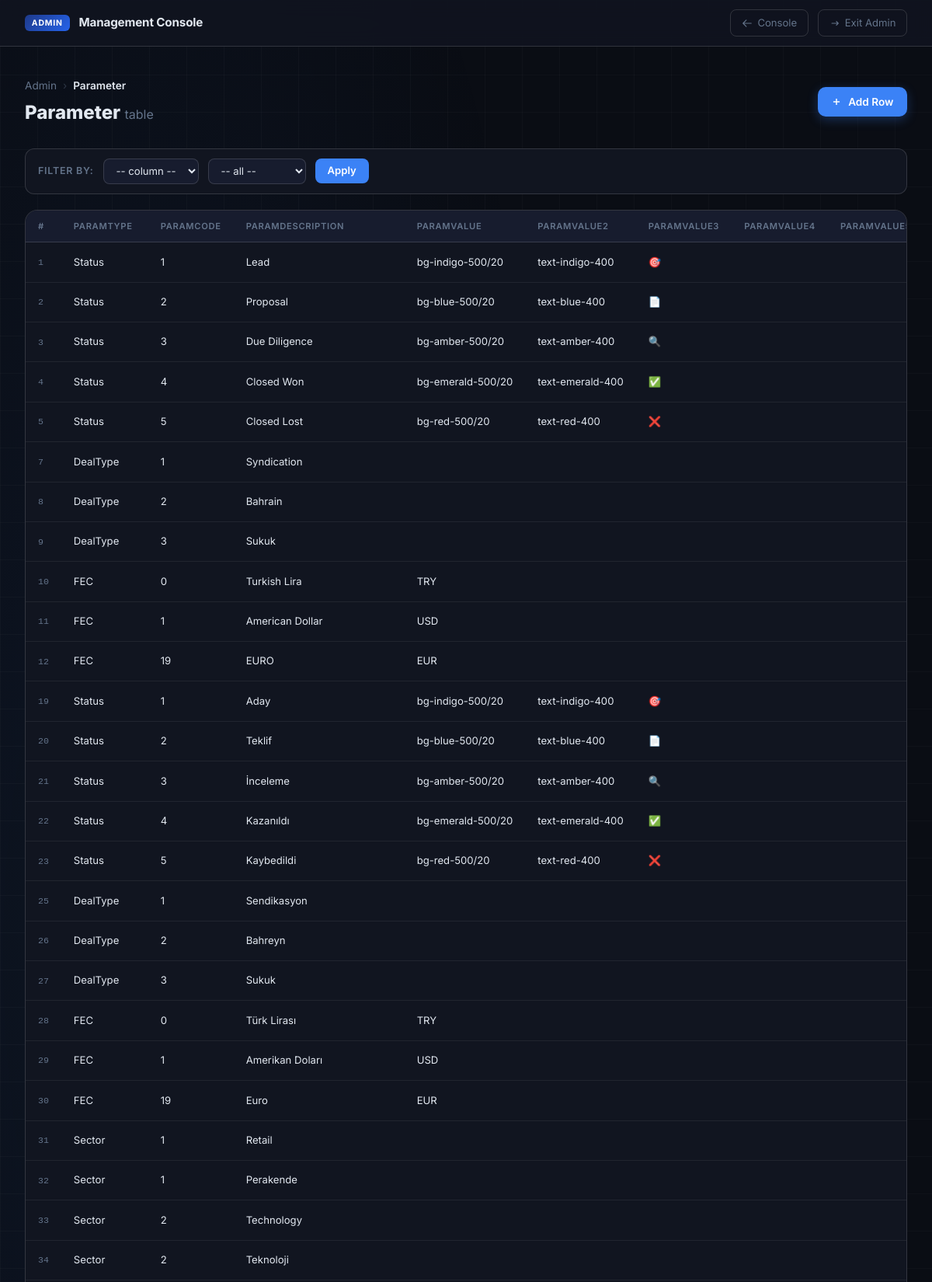
The app's page /admin/edit/Parameter (upper part) with its own data.
### tables this page shows
CREATE TABLE "Parameter" (
	"ParamType"	TEXT,
	"ParamCode"	TEXT,
	"ParamDescription"	TEXT,
	"ParamValue"	TEXT,
	"ParamValue2"	TEXT,
	"ParamValue3"	TEXT,
	"ParamValue4"	TEXT,
	"ParamValue5"	TEXT,
	"ParamValue6"	TEXT,
	"ParamValue7"	TEXT
, LanguageId INTEGER DEFAULT 0);

### admin/admin_bp.py (the view)
@admin_bp.route("/edit/<table_name>")
def admin_edit(table_name):
    if table_name not in ALLOWED_TABLES:
        flash(f'Table "{table_name}" is not accessible via the Admin module.', "error")
        return redirect(url_for("admin.admin_index"))
    columns = get_table_columns(table_name)
    col_names = [c["name"] for c in columns]
    conn = get_db()
    rows = conn.execute(
        f"SELECT rowid, * FROM {table_name} ORDER BY rowid"
    ).fetchall()
    rows = [dict(r) for r in rows]
    conn.close()
    filter_col  = request.args.get("filter_col", "")
    filter_val  = request.args.get("filter_val", "")
    if filter_col and filter_col in col_names and filter_val:
        rows = [r for r in rows if str(r.get(filter_col, "")) == filter_val]
    filter_options: dict[str, list] = {}
    if table_name == "Parameter":
        filter_options["ParamType"] = sorted({r["ParamType"] for r in rows if r.get("ParamType")})
        filter_options["LanguageId"] = sorted({str(r["LanguageId"]) for r in rows if r.get("LanguageId") is not None})
    elif table_name == "Dictionary":
        filter_options["LanguageId"] = sorted({str(r["LanguageId"]) for r in rows if r.get("LanguageId") is not None})
    return render_template(
        "admin_edit.html",
        table_name=table_name,
        columns=col_names,
        rows=rows,
        is_test=is_test_env(),
        filter_col=filter_col,
        filter_val=filter_val,
        filter_options=filter_options,
    )

### admin/admin_bp.py (called while the page is built)
def get_db():
    conn = sqlite3.connect(DB_PATH)
    conn.row_factory = sqlite3.Row
    return conn

def is_test_env() -> bool:
    return session.get("env", "test") == "test"

def get_table_columns(table_name: str) -> list:
    conn = get_db()
    rows = conn.execute(f"PRAGMA table_info({table_name})").fetchall()
    conn.close()
    return [dict(r) for r in rows]

### app.py (called while the page is built)
def load_query(name: str, query_dir: str = None) -> str:
    directory = query_dir if query_dir is not None else QUERY_DIR
    path = os.path.join(directory, name + ".sql")
    with open(path, "r", encoding="utf-8") as f:
        return f.read().strip()

def get_db() -> DbConnection:
    return _get_db_test()

def _get_db_test() -> DbConnection:
    conn = sqlite3.connect(DB_PATH)
    return DbConnection(conn, is_prod=False)

@app.context_processor
def inject_lang_dict():
    if not has_request_context():
        return dict(lang_dict={}, current_lang=0)
    lang_id = session.get("lang", 0)
    try:
        conn = get_db()
        rows = conn.execute(load_query("get_dictionary"), (lang_id,)).fetchall()
        conn.close()
        lang_dict = {row["Id"]: row["Description"] for row in rows}
    except Exception:
        lang_dict = {}
    return dict(lang_dict=lang_dict, current_lang=lang_id)

@app.before_request
def require_user_selection():
    if not request.endpoint or request.endpoint in ("user_login", "set_user", "static") or request.endpoint.startswith("admin."):
        return
    if "user_id" not in session:
        return redirect(url_for("user_login"))

@app.before_request
def require_env_selection():
    if not request.endpoint or request.endpoint in ("user_login", "set_user", "env_login", "set_env", "disconnect", "static") or request.endpoint.startswith("admin."):
        return
    if "env" not in session:
        return redirect(url_for("env_login"))

    def execute(self, sql: str, params=()):
        if self.is_prod:
            cur = self._conn.cursor()
            cur.execute(sql, params)
            return _ProdCursorWrapper(cur)
        return self._conn.execute(sql, params)

    def close(self):
        self._conn.close()

### admin/templates/admin_edit.html (shortened to what this page needs)
{% extends "admin_base.html" %}
{% block topbar_actions %}
<a href="/admin" class="back-link">
  <svg width="14" height="14" fill="none" stroke="currentColor" stroke-width="2" viewBox="0 0 24 24"><path stroke-linecap="round" stroke-linejoin="round" d="M10 19l-7-7m0 0l7-7m-7 7h18"/></svg>
  Console
</a>
{% endblock %}
{% block content %}
<div class="editor-header">
  <div>
    <div class="breadcrumb" style="margin-bottom:0.4rem;">
      <a href="/admin">Admin</a>
      <span class="breadcrumb-sep">›</span>
      <span class="breadcrumb-current">{{ table_name }}</span>
    </div>
    <h1 style="font-size:1.5rem;font-weight:800;margin:0;">{{ table_name }} <span style="font-size:1rem;font-weight:400;color:var(--muted);">table</span></h1>
  </div>
  {% if is_test %}
    <button class="add-row-toggle" onclick="toggleAddPanel()" id="addToggleBtn">
      <svg width="14" height="14" fill="none" stroke="#fff" stroke-width="2.5" viewBox="0 0 24 24"><line x1="12" y1="5" x2="12" y2="19"/><line x1="5" y1="12" x2="19" y2="12"/></svg>
      Add Row
    </button>
  {% endif %}
</div>
{% if filter_options %}
{% set filter_keys = filter_options.keys() | list %}
<form class="filter-bar" method="GET" action="/admin/edit/{{ table_name }}">
  <label>Filter by:</label>
  <select name="filter_col" onchange="this.form.submit()">
    <option value="">-- column --</option>
  </select>
  <select name="filter_val" onchange="this.form.submit()">
    <option value="">-- all --</option>
  </select>
  <button type="submit">Apply</button>
</form>
{% endif %}
<div class="table-wrap">
  {% if rows %}
  <div style="overflow-x:auto;">
    <table class="data-table">
      <thead>
        <tr>
          <th style="width:50px;">#</th>
          {% for col in columns %}
            <th>{{ col }}</th>
          {% endfor %}
        </tr>
      </thead>
      <tbody>
        {% for row in rows %}
        <tr id="row-{{ row.rowid }}">
          <td class="rowid-col">{{ row.rowid }}</td>
          {% for col in columns %}
            <td title="{{ row[col] or '' }}">{{ row[col] if row[col] is not none else '' }}</td>
          {% endfor %}
        </tr>
        {% endfor %}
      </tbody>
    </table>
  </div>
  {% endif %}
</div>
{% endblock %}

### admin/templates/admin_base.html (shortened to what this page needs)
<!DOCTYPE html>
<html lang="en" class="dark">
<head>
  <script src="https://cdn.tailwindcss.com"></script>
</head>
<body>
<div class="admin-layout">
  <div class="admin-topbar">
    <div class="admin-brand">
      <span class="admin-badge">Admin</span>
      Management Console
    </div>
    <div style="display:flex;align-items:center;gap:0.75rem;">
      {% block topbar_actions %}{% endblock %}
      <a href="/user-login" class="back-link">
        <svg width="14" height="14" fill="none" stroke="currentColor" stroke-width="2" viewBox="0 0 24 24"><path stroke-linecap="round" stroke-linejoin="round" d="M17 16l4-4m0 0l-4-4m4 4H7"/></svg>
        Exit Admin
      </a>
    </div>
  </div>
  <div class="admin-content">
    {% block content %}{% endblock %}
  </div>
</div>
</body>
</html>

### admin/templates/admin_base.html (style rules this page uses)
*, *::before, *::after { box-sizing: border-box; }
:root { --bg: #0a0d14; --surface: #111520; --surface2: #171c2e; --border: rgba(255,255,255,0.07); --border-hi: rgba(255,255,255,0.14); --text: #e2e8f0; --muted: #64748b; --blue: #3b82f6; --blue-glow: rgba(59,130,246,0.20); --red: #ef4444; --red-glow: rgba(239,68,68,0.15); --green: #22c55e; --amber: #f59e0b; }
html, body { min-height: 100vh; font-family: 'Inter', sans-serif; background: var(--bg); color: var(--text); }
body::before { content: ''; position: fixed; inset: 0; z-index: 0; background: radial-gradient(ellipse 80% 60% at 15% 25%, rgba(59,130,246,0.07) 0%, transparent 60%), radial-gradient(ellipse 50% 50% at 85% 75%, rgba(99,102,241,0.05) 0%, transparent 60%); pointer-events: none; }
body::after { content: ''; position: fixed; inset: 0; z-index: 0; background-image: linear-gradient(var(--border) 1px, transparent 1px), linear-gradient(90deg, var(--border) 1px, transparent 1px); background-size: 48px 48px; opacity: 0.35; pointer-events: none; }
.admin-layout { position: relative; z-index: 1; min-height: 100vh; display: flex; flex-direction: column; }
.admin-topbar { background: rgba(17,21,32,0.85); backdrop-filter: blur(12px); border-bottom: 1px solid var(--border-hi); padding: 0 2rem; height: 60px; display: flex; align-items: center; justify-content: space-between; position: sticky; top: 0; z-index: 50; }
.admin-brand { display: flex; align-items: center; gap: 0.75rem; font-size: 0.95rem; font-weight: 700; letter-spacing: -0.01em; color: var(--text); }
.admin-badge { background: linear-gradient(135deg, #1e3a8a, #2563eb); color: #fff; font-size: 0.65rem; font-weight: 700; padding: 0.2rem 0.55rem; border-radius: 6px; letter-spacing: 0.08em; text-transform: uppercase; }
.back-link { display: inline-flex; align-items: center; gap: 0.4rem; font-size: 0.82rem; color: var(--muted); text-decoration: none; padding: 0.4rem 0.85rem; border-radius: 8px; border: 1px solid var(--border-hi); transition: color .2s, border-color .2s, background .2s; }
.admin-content { flex: 1; padding: 2.5rem 2rem; max-width: 1400px; margin: 0 auto; width: 100%; }

### admin/templates/admin_edit.html (style rules this page uses)
.editor-header { display: flex; align-items: center; justify-content: space-between; flex-wrap: wrap; gap: 1rem; margin-bottom: 1.75rem; }
.breadcrumb { display: flex; align-items: center; gap: 0.5rem; font-size: 0.85rem; color: var(--muted); }
.breadcrumb a { color: var(--muted); text-decoration: none; }
.breadcrumb-sep { opacity: 0.4; }
.breadcrumb-current { color: var(--text); font-weight: 600; }
.filter-bar { display: flex; align-items: center; gap: 0.75rem; flex-wrap: wrap; background: var(--surface); border: 1px solid var(--border-hi); border-radius: 12px; padding: 0.75rem 1rem; margin-bottom: 1.25rem; }
.filter-bar label { font-size: 0.78rem; color: var(--muted); font-weight: 600; text-transform: uppercase; letter-spacing: 0.06em; }
.filter-bar select, .filter-bar input { background: var(--surface2); border: 1px solid var(--border-hi); border-radius: 8px; color: var(--text); font-size: 0.82rem; padding: 0.4rem 0.75rem; outline: none; transition: border-color .2s; }
.filter-bar button { background: var(--blue); color: #fff; border: none; border-radius: 8px; font-size: 0.82rem; font-weight: 600; padding: 0.4rem 1rem; cursor: pointer; transition: opacity .2s; }
.add-row-toggle { display: inline-flex; align-items: center; gap: 0.5rem; background: var(--blue); color: #fff; border: none; border-radius: 10px; padding: 0.55rem 1.1rem; font-size: 0.85rem; font-weight: 600; cursor: pointer; transition: opacity .2s, transform .15s; box-shadow: 0 4px 14px rgba(59,130,246,0.3); }
.table-wrap { background: var(--surface); border: 1px solid var(--border-hi); border-radius: 16px; overflow: hidden; }
.data-table { width: 100%; border-collapse: collapse; font-size: 0.82rem; }
.data-table thead th { background: var(--surface2); color: var(--muted); font-weight: 600; text-transform: uppercase; letter-spacing: 0.06em; font-size: 0.7rem; padding: 0.75rem 1rem; text-align: left; border-bottom: 1px solid var(--border-hi); white-space: nowrap; }
.data-table thead th:first-child { border-radius: 0; }
.data-table tbody tr { border-bottom: 1px solid var(--border); transition: background .15s; }
.data-table td { padding: 0.65rem 1rem; color: var(--text); vertical-align: middle; max-width: 220px; overflow: hidden; text-overflow: ellipsis; white-space: nowrap; }
.data-table td.rowid-col { color: var(--muted); font-size: 0.72rem; font-family: monospace; }

### records on screen
Parameter: rowid "1", ParamType "Status" "1" "Lead" "bg-indigo-500/20" "text-indigo-400" "🎯"
Parameter: rowid "2", ParamType "Status" "2" "Proposal" "bg-blue-500/20" "text-blue-400" "📄"
Parameter: rowid "3", ParamType "Status" "3" "Due Diligence" "bg-amber-500/20" "text-amber-400" "🔍"
Parameter: rowid "4", ParamType "Status" "4" "Closed Won" "bg-emerald-500/20" "text-emerald-400" "✅"
Parameter: rowid "5", ParamType "Status" "5" "Closed Lost" "bg-red-500/20" "text-red-400" "❌"
Parameter: rowid "7", ParamType "DealType" "1" "Syndication"
Parameter: rowid "8", ParamType "DealType" "2" "Bahrain"
Parameter: rowid "9", ParamType "DealType" "3" "Sukuk"
Parameter: rowid "10", ParamType "FEC" "0" "Turkish Lira" "TRY"
Parameter: rowid "11", ParamType "FEC" "1" "American Dollar" "USD"
Parameter: rowid "12", ParamType "FEC" "19" "EURO" "EUR"
Parameter: rowid "19", ParamType "Status" "1" "Aday" "bg-indigo-500/20" "text-indigo-400" "🎯"
Parameter: rowid "20", ParamType "Status" "2" "Teklif" "bg-blue-500/20" "text-blue-400" "📄"
Parameter: rowid "21", ParamType "Status" "3" "İnceleme" "bg-amber-500/20" "text-amber-400" "🔍"
Parameter: rowid "22", ParamType "Status" "4" "Kazanıldı" "bg-emerald-500/20" "text-emerald-400" "✅"
Parameter: rowid "23", ParamType "Status" "5" "Kaybedildi" "bg-red-500/20" "text-red-400" "❌"
Parameter: rowid "25", ParamType "DealType" "1" "Sendikasyon"
Parameter: rowid "26", ParamType "DealType" "2" "Bahreyn"
Parameter: rowid "27", ParamType "DealType" "3" "Sukuk"
Parameter: rowid "28", ParamType "FEC" "0" "Türk Lirası" "TRY"
Parameter: rowid "29", ParamType "FEC" "1" "Amerikan Doları" "USD"
Parameter: rowid "30", ParamType "FEC" "19" "Euro" "EUR"
Parameter: rowid "31", ParamType "Sector" "1" "Retail"
Parameter: rowid "32", ParamType "Sector" "1" "Perakende"
Parameter: rowid "33", ParamType "Sector" "2" "Technology"
Parameter: rowid "34", ParamType "Sector" "2" "Teknoloji"

### other values on screen
{{ table_name }} "Parameter"
{{ col }} "PARAMTYPE" "PARAMCODE" "PARAMDESCRIPTION" "PARAMVALUE" "PARAMVALUE2" "PARAMVALUE3" "PARAMVALUE4"
